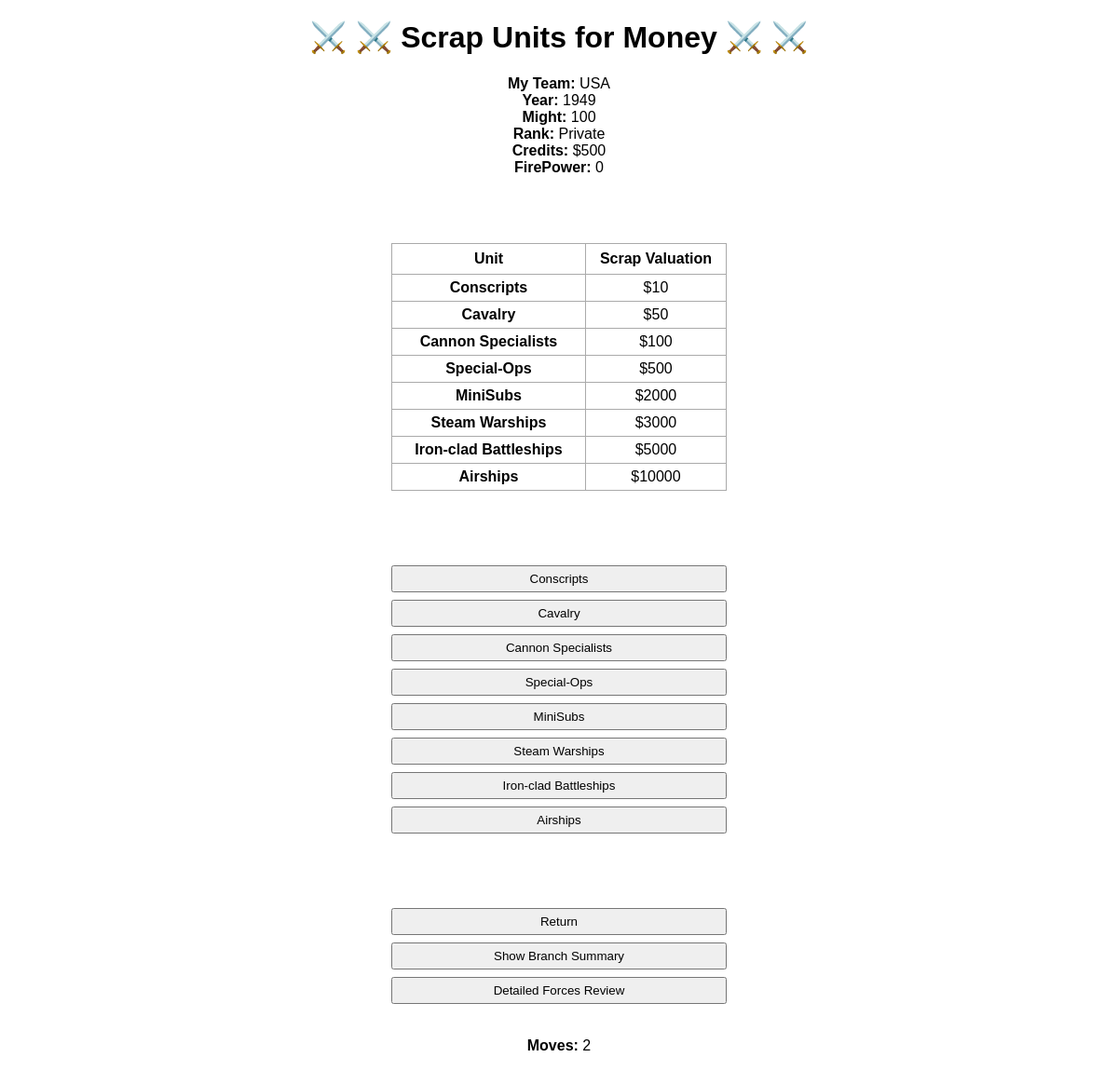
The page /scrap on the database its author committed.
### universe/classes.py (models this page shows, shortened)
class NATIONS(db.Model):
    id = db.Column(db.Integer, primary_key=True)
    country               = db.Column(db.String(50), nullable=False)
    selected              = db.Column(db.Integer, nullable=False, default=0)
    score                 = db.Column(db.Integer, nullable=False, default=0)
    wealth                = db.Column(db.Integer, nullable=False)
    fLevel                = db.Column(db.String(50), nullable=False)
    gold                  = db.Column(db.Integer, nullable=False)
    gems                  = db.Column(db.Integer, nullable=False)
    rareMetals            = db.Column(db.Integer, nullable=False)
    oil                   = db.Column(db.Integer, nullable=False)
    might                 = db.Column(db.Integer, nullable=False)
    wLevel                = db.Column(db.String(50), nullable=False)
    firePower             = db.Column(db.Integer, nullable=False)
    KP                    = db.Column(db.Integer, nullable=False)
    tLevel                = db.Column(db.Integer, nullable=False)
    era                   = db.Column(db.String(50), nullable=False)
    RP                    = db.Column(db.Integer, nullable=False)
    influence             = db.Column(db.Integer, nullable=False)
    pLevel                = db.Column(db.String(50), nullable=False)
    stability             = db.Column(db.Integer, nullable=False)
    backing               = db.Column(db.Integer, nullable=False)
    chance                = db.Column(db.Integer, nullable=False)
    aggression            = db.Column(db.Integer, nullable=False)
    creativity            = db.Column(db.Integer, nullable=False)
    materialism           = db.Column(db.Integer, nullable=False)
    prudence              = db.Column(db.Integer, nullable=False)
    bonusUnits            = db.Column(db.Integer, nullable=False)
    notes                 = db.Column(db.String(50), nullable=False)
    hints                 = db.Column(db.String(50), nullable=False)
    Nextmoves             = db.Column(db.String(50), nullable=False, default='')
    moveLimit             = db.Column(db.Integer, nullable=False)

class warDataBase(db.Model):
    id = db.Column(db.Integer, primary_key=True)
    era                   = db.Column(db.String(50), nullable=False)
    unit_key              = db.Column(db.Integer, nullable=False)
    unit_name             = db.Column(db.String(50), nullable=False)
    power                 = db.Column(db.Integer, nullable=False)
    price                 = db.Column(db.Integer, nullable=False)
    buildTime             = db.Column(db.Integer, nullable=False)
    mightBonus            = db.Column(db.Integer, nullable=False)

class warAssets(db.Model):
    id = db.Column(db.Integer, primary_key=True)
    country             = db.Column(db.String(50), nullable=False)
    era                 = db.Column(db.String(50), nullable=False)
    active              = db.Column(db.Integer, nullable=False, default=0)
    wOne                = db.Column(db.String(50), nullable=False)
    wOneAmount          = db.Column(db.Integer, nullable=False)
    wOneLevel           = db.Column(db.Integer, nullable=False)
    wOnePower          = db.Column(db.Integer, nullable=False)
    wTwo                = db.Column(db.String(50), nullable=False)
    wTwoAmount          = db.Column(db.Integer, nullable=False)
    wTwoLevel           = db.Column(db.Integer, nullable=False)
    wTwoPower          = db.Column(db.Integer, nullable=False)
    wThree              = db.Column(db.String(50), nullable=False)
    wThreeAmount        = db.Column(db.Integer, nullable=False)
    wThreeLevel         = db.Column(db.Integer, nullable=False)
    wThreePower        = db.Column(db.Integer, nullable=False)
    wFour               = db.Column(db.String(50), nullable=False)
    wFourAmount         = db.Column(db.Integer, nullable=False)
    wFourLevel          = db.Column(db.Integer, nullable=False)
    wFourPower         = db.Column(db.Integer, nullable=False)
    wFive                = db.Column(db.String(50), nullable=False)
    wFiveAmount          = db.Column(db.Integer, nullable=False)
    wFiveLevel           = db.Column(db.Integer, nullable=False)
    wFivePower          = db.Column(db.Integer, nullable=False)
    wSix                 = db.Column(db.String(50), nullable=False)
    wSixAmount           = db.Column(db.Integer, nullable=False)
    wSixLevel            = db.Column(db.Integer, nullable=False)
    wSixPower           = db.Column(db.Integer, nullable=False)
    wSeven               = db.Column(db.String(50), nullable=False)
    wSevenAmount         = db.Column(db.Integer, nullable=False)
    wSevenLevel          = db.Column(db.Integer, nullable=False)
    wSevenPower         = db.Column(db.Integer, nullable=False)
    wEight               = db.Column(db.String(50), nullable=False)
    wEightAmount         = db.Column(db.Integer, nullable=False)
    wEightLevel          = db.Column(db.Integer, nullable=False)
    wEightPower         = db.Column(db.Integer, nullable=False)

### universe/routes.py (the view, shortened to what this page needs)
@app.route('/scrap', methods=['GET', 'POST'])
def scrap():
    year,month = getParms('year')
    playerNation = gameTracker.query.get_or_404(1)
    myNation = NATIONS.query.get_or_404(int(playerNation.countryID))
    myWar    = db.session.query(warAssets).filter_by(country=myNation.country,era=myNation.era).first()
    lightForces = int(myWar.wOneAmount) + int(myWar.wTwoAmount)
    coreForces = int(myWar.wThreeAmount) + int(myWar.wFourAmount) + int(myWar.wFiveAmount)
    heavyForces = int(myWar.wSixAmount) + int(myWar.wSevenAmount)
    warPricing  = db.session.query(warDataBase).filter_by(era=myNation.era).all()
    displayFlag = ""
    scrapMessage = ""
    movesToCheck = checkMoves(myNation,'WeaponsScrap')
    movesLeft = movesToCheck[0]
    if movesToCheck[1] > 0:
        print('Not enough moves or already carried this move out')
        return redirect(url_for('mainMenu'))
    return(render_template('scrap.html',year=year,month=month,myNation=myNation,movesLeft=movesLeft,displayFlag=displayFlag,lightForces=lightForces,coreForces=coreForces,heavyForces=heavyForces,myWar=myWar,scrapMessage=scrapMessage,warPricing=warPricing))

### universe/routes.py (called while the page is built, shortened)
def getParms(selected):
    if selected == 'year':
        playerNation = gameTracker.query.get_or_404(1)
        year = str(playerNation.year)
        month = str(playerNation.month)
        if month == "1": month = 'January'
        if month == '2': month = 'February'
        if month == '3': month = 'March'
        if month == '4': month = 'April'
        if month == '5': month = 'May'
        if month == '6': month = 'June'
        if month == '7': month = 'July'
        if month == '8': month = 'August'
        if month == '9': month = 'September'
        if month == '10': month = 'October'
        if month == '11': month = 'November'
        if month == '12': month = 'December'
        return(year,month)

### universe/routesFunctions.py (called while the page is built)
def checkMoves(myNation,duplicateToCheck):
    mlimit = int(myNation.moveLimit)
    moveArray = myNation.Nextmoves.split(':')
    pendingCount = 0
    mvs = 0
    for item in moveArray:
        if 'pending' in item:
            pendingCount +=1
        if len(item) > 0:
            mvs += 1
    movesLeft = int(mlimit-mvs+pendingCount)
    if movesLeft < 1:
        return(movesLeft,1)
    for item in moveArray:
        if duplicateToCheck in item:
            return(movesLeft,2)
    return(movesLeft,0)

### universe/templates/scrap.html (shortened to what this page needs)
{% extends 'base.html' %}
{% block body %}
<center><h1>  ⚔️ ⚔️ Scrap Units for Money ⚔️ ⚔️ </h1> </center>
<center>
<b>My Team: </b>  {{ myNation.country }} <br>
<b>Year:    </b> {{year}} <br>
<b>Might:  </b>  {{ myNation.might }} <br>
<b>Rank:  </b>  {{ myNation.wLevel }} <br>
<b>Credits:  </b>  ${{ myNation.wealth }} <br>
<b>FirePower:  </b>  {{ myNation.firePower }} <br>
</center>
<br></br>
<br></br>
<table style="width: 30%;">
<tr>
	<th><b>Unit</b></th>
	<th><b>Scrap Valuation</b></th>
{% for item in warPricing %}
</tr>
<tr>
<td><b>{{item.unit_name}}</b></td>
<td>${{item.price}}</td>
</tr>
{% endfor %}
</table>
<br></br>
<br><br>
<form method="post" action="/scrap">
		<button name="scrap" type="submit" value="{{myWar.wOne}}">{{myWar.wOne}}</button>
		<button name="scrap" type="submit" value="{{myWar.wTwo}}">{{myWar.wTwo}}</button>
		<button name="scrap" type="submit" value="{{myWar.wThree}}">{{myWar.wThree}}</button>
		<button name="scrap" type="submit" value="{{myWar.wFour}}">{{myWar.wFour}}</button>
		<button name="scrap" type="submit" value="{{myWar.wFive}}">{{myWar.wFive}}</button>
		<button name="scrap" type="submit" value="{{myWar.wSix}}">{{myWar.wSix}}</button>
		<button name="scrap" type="submit" value="{{myWar.wSeven}}">{{myWar.wSeven}}</button>
		<button name="scrap" type="submit" value="{{myWar.wEight}}">{{myWar.wEight}}</button>
<br></br>
<br></br>
 <form method="post" action="/scrap">
		<button name="mainMenu" type="submit" value="mainMenu">Return</button>
		<button name="disposition" type="submit" value="disposition">Show Branch Summary</button>
		<button name="review" type="submit" value="review">Detailed Forces Review</button>
 <br></br>
<center>
<b>Moves:  </b> {{ movesLeft }}</center> <br>
{% endblock %}

### universe/static/css/main.css (style rules this page uses)
body, html { margin: 0; font-family: sans-serif; }
table, td, th { border: 1px solid #aaa; }
table { border-collapse: collapse; width: 80%; margin-left:auto; margin-right:auto; }
th { height: 30px; }
td { text-align: center; padding: 5px; margin-left:auto; margin-right:auto; }
button { display: block; width: 30%; margin-left:auto; margin-right:auto; padding: 5px; margin-top: 8px }

### rows shown on the page
NATIONS: country "USA", might "100", wLevel "Private", wealth "500", firePower "0"
warDataBase: unit_name "Conscripts", price "10"
warDataBase: unit_name "Cavalry", price "50"
warDataBase: unit_name "Cannon Specialists", price "100"
warDataBase: unit_name "Special-Ops", price "500"
warDataBase: unit_name "MiniSubs", price "2000"
warDataBase: unit_name "Steam Warships", price "3000"
warDataBase: unit_name "Iron-clad Battleships", price "5000"
warDataBase: unit_name "Airships", price "10000"
warAssets: wOne "Conscripts", wTwo "Cavalry", wThree "Cannon Specialists", wFour "Special-Ops", wFive "MiniSubs", wSix "Steam Warships", wSeven "Iron-clad Battleships", wEight "Airships"

### other values the page prints
{{ year }} "1949"
{{ movesLeft }} "2"
